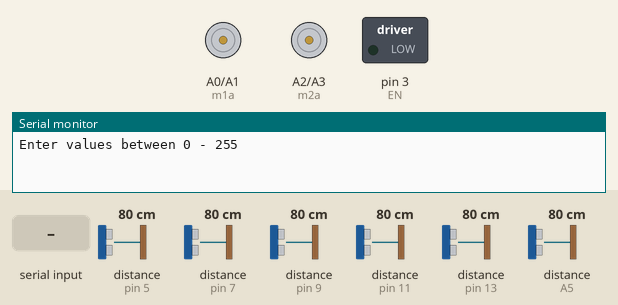
Bench run of a sketch on a simulated Arduino Uno, built with avr-gcc and run on an emulated ATmega328P. Parts: motor-driver pin pairs drawn as motors (green arrow = first pin HIGH = forward, orange = second pin HIGH = backward, longer = more drive), switched loads named in the sketch (green lamp = pin HIGH), the last lines printed to the serial monitor. Wiring (inferred from the names in the program): 6 × ultrasonic range finder: trigger pin 4, echo pin 5 / trigger pin 6, echo pin 7 / trigger pin 8, echo pin 9 / trigger pin 10, echo pin 11 / trigger pin 12, echo pin 13 / trigger A4, echo A5. The test bench sets the inputs (shaded band); at power-on: distance to the obstacle (sensors on pin 7, pin 5, pin 9, pin 11, pin 13, A5) 80 cm. The echo pulse lasts 58.3 µs per cm; pins used as bus, display or sensor lines are not drawn.

Above: at 1.2 s.
1.3 s: distance to the obstacle (sensor on pin 7) set to 37 cm
2.8 s: distance to the obstacle (sensor on pin 7) set to 30 cm
At 2.98 s:
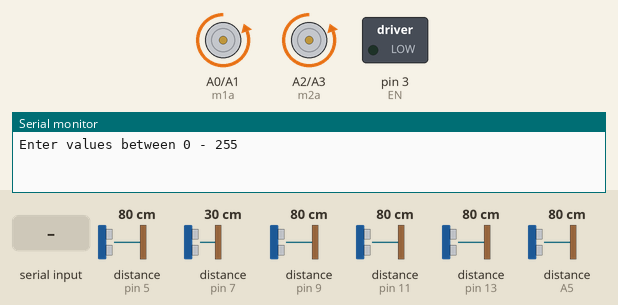
5.8 s: "F" received over Serial
8.8 s: distance to the obstacle (sensor on pin 5) set to 23 cm
11.8 s: distance to the obstacle (sensor on pin 5) set to 20 cm
At 13.1 s:
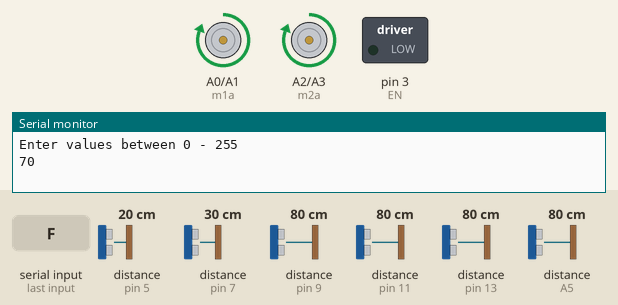
13.4 s: byte 71 (71) received over Serial
At 14.1 s:
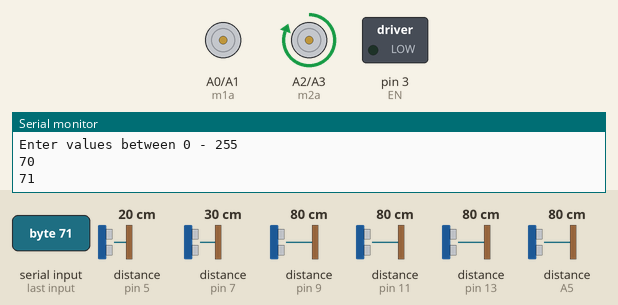
Timing chart, 0 to 15.9 s (numbered marks = the images above; inputs shaded):
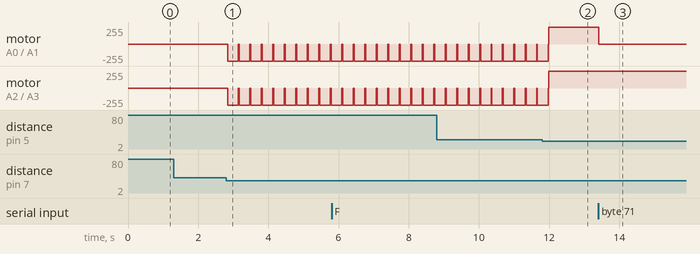

The sketch:

Wheel_Chair_for_loop.ino
```cpp
const int echoPin[] = {5,7,9,11,13,A5};
const int trigPin[] = {4,6,8,10,12,A4};
int sens[6];
int LimDis = 21;

int m1a= A0;
int m1b= A1;
int m2a= A2;
int m2b= A3;

int EN = 3;                 // Pin 1 of L293D IC                 // Pin 9 of L293D IC
int val, save;

void setup()
{
  pinMode(trigPin[0], OUTPUT); // Sets the trigPin as an OUTPUT
  pinMode(echoPin[0], INPUT); // Sets the echoPin as an INPUT
  pinMode(trigPin[1], OUTPUT); // Sets the trigPin as an OUTPUT
  pinMode(echoPin[1], INPUT); // Sets the echoPin as an INPUT
  pinMode(trigPin[2], OUTPUT); // Sets the trigPin as an OUTPUT
  pinMode(echoPin[2], INPUT); // Sets the echoPin as an INPUT
  pinMode(trigPin[3], OUTPUT); // Sets the trigPin as an OUTPUT
  pinMode(echoPin[3], INPUT); // Sets the echoPin as an INPUT
  pinMode(trigPin[4], OUTPUT); // Sets the trigPin as an OUTPUT
  pinMode(echoPin[4], INPUT); // Sets the echoPin as an INPUT
  pinMode(trigPin[5], OUTPUT); // Sets the trigPin as an OUTPUT
  pinMode(echoPin[5], INPUT); // Sets the echoPin as an INPUT
 pinMode(m1a, OUTPUT); //Digital pin 10 set as output Pin
 pinMode(m1b, OUTPUT);//Digital pin 11 set as output Pin
 pinMode(m2a, OUTPUT);//Digital pin 12 set as output Pin
 pinMode(m2b, OUTPUT); //Digital pin 13. set as output Pin
 pinMode(EN, OUTPUT);   // where the motor is connected to
 Serial.begin(9600);
 Serial.println("Enter values between 0 - 255");
}


void loop(){

  sens[0] = Calculate(trigPin[0],echoPin[0]);
  sens[1] = Calculate(trigPin[1],echoPin[1]);
  sens[2] = Calculate(trigPin[2],echoPin[2]);
  sens[3] = Calculate(trigPin[3],echoPin[3]);
  sens[4] = Calculate(trigPin[4],echoPin[4]);
  sens[5] = Calculate(trigPin[5],echoPin[5]);


 while (Serial.available() > 0){

      val = Serial.read();
      Serial.println(val);
 }

 if(val >= 49 && val <= 57)
    {
        save=val;
        analogWrite(EN, val*25);      //sets the motors speed
    }

 if(sens[0] >= LimDis && sens[1] >= 30
    && sens[2] >= 9 && sens[3] >= 9
    && sens[4] == 5 && sens[5] >= LimDis){
       // Serial.println("Enter 1st Condition pass senser ");

        if(val== 70){
            Forward();
        }

        else if(val==66){
            Backward();
        }

        else if(val== 76){
        Left();
        }

        else if(val== 82){
        Right();
        }

        else if(val == 83){
        Stop();
        }

        else if(val== 73){
        Forward_Right();
        }

        else if(val== 74){
        Backward_Right();
        }

        else if(val == 71) {
        Forward_Left();
        }

        else if(val== 72){
        Backward_Left();
        }

    }else if(sens[0] <= 20){
        if(val== 70){
            Forward();
        }else if(val== 73){
        Forward_Right();
        }

        else if(val == 71) {
        Forward_Left();
        }else{
        Stop();
        }
    }else if(sens[1]<=31){
        Backward();
        delay(300);
        Stop();
    }else if(sens[2]<=10 && sens[4] ==5 ){
        Forward_Right();
        delay(700);
        Forward_Left();
        delay(700);
        Stop();
    }else if(sens[3]<=10 && sens[4] == 5 ){
        Forward_Left();
        delay(700);
        Forward_Right();
        delay(700);
        Stop();
    }else if(sens[4] > 5 ){
        if(val==66){
            Backward();

        }else{
            Stop();
        }


    }else if(sens[4] < 5){
        if(val==66){
            Backward();

        }else{
            Stop();
        }


    }else if(sens[5] <= 20){
        if(val==66){
            Backward();
        }else{
            Stop();
        }
    }

 }//End Void loop


int Calculate(int tig, int eco){

  digitalWrite(tig, LOW);
  //delayMicroseconds(1); // wait for 2 ms to avoid
            // collision in serial monitor
  digitalWrite(tig,HIGH); // turn on the Trigger to generate pulse
  //delayMicroseconds(1); // keep the trigger "ON" for 10 ms to generate   // pulse for 10 ms.
  digitalWrite(tig,LOW); // Turn off the pulse trigger to stop      // pulse generation
  long duration = pulseIn(eco, HIGH); // Variable to store time taken to the pulse
  int distance = duration * 0.0344 / 2; // Expression to calculate    // distance using time // Variable to store distance calculated using
 return distance;
}


void Forward(){
   digitalWrite(m1a, HIGH);
   digitalWrite(m1b, LOW);
   digitalWrite(m2a, HIGH);
   digitalWrite(m2b, LOW);
}

void Backward(){
  digitalWrite(m1a, LOW);
  digitalWrite(m1b, HIGH);
  digitalWrite(m2a, LOW);
  digitalWrite(m2b, HIGH);
}


void Left(){
  digitalWrite(m1a, LOW);
  digitalWrite(m1b, HIGH);
  digitalWrite(m2a, HIGH);
  digitalWrite(m2b, LOW);
}

void Right(){
   digitalWrite(m1a, HIGH);
   digitalWrite(m1b, LOW);
   digitalWrite(m2a, LOW);
   digitalWrite(m2b, HIGH);
}

void Stop(){
   digitalWrite(m1a, LOW);
   digitalWrite(m1b, LOW);
   digitalWrite(m2a, LOW);
   digitalWrite(m2b, LOW);
  }
void Forward_Right(){
   digitalWrite(m1a, HIGH);
   digitalWrite(m1b, LOW);
   digitalWrite(m2a, LOW);
   digitalWrite(m2b, LOW);
}

void Backward_Right(){
   digitalWrite(m1a, LOW);
   digitalWrite(m1b, HIGH);
   digitalWrite(m2a, LOW);
   digitalWrite(m2b, LOW);
}

void Forward_Left(){
   digitalWrite(m1a, LOW);
   digitalWrite(m1b, LOW);
   digitalWrite(m2a, HIGH);
   digitalWrite(m2b, LOW);
}

void Backward_Left(){
   digitalWrite(m1a, LOW);
   digitalWrite(m1b, LOW);
   digitalWrite(m2a, LOW);
   digitalWrite(m2b, HIGH);
}
```

Measured:
- the behaviour switches between 33 and 32 cm on distance to the obstacle (sensor on pin 7) (found by bisection; images 0 and 1)
- the behaviour switches between 22 and 21 cm on distance to the obstacle (sensor on pin 5) (found by bisection; images 1 and 2)
- after the input at 1.3 s, every drawn part: stays the same
- after the input at 2.8 s, motor on A0 (m1a) / A1 (m1b), motor on A2 (m2a) / A3 (m2b): alternates backward 255/255 for 0.30 s and stopped for 0.03 s, starting at once
- after the input at 13.4 s, motor on A0 (m1a) / A1 (m1b): forward 255/255 → stopped at once
